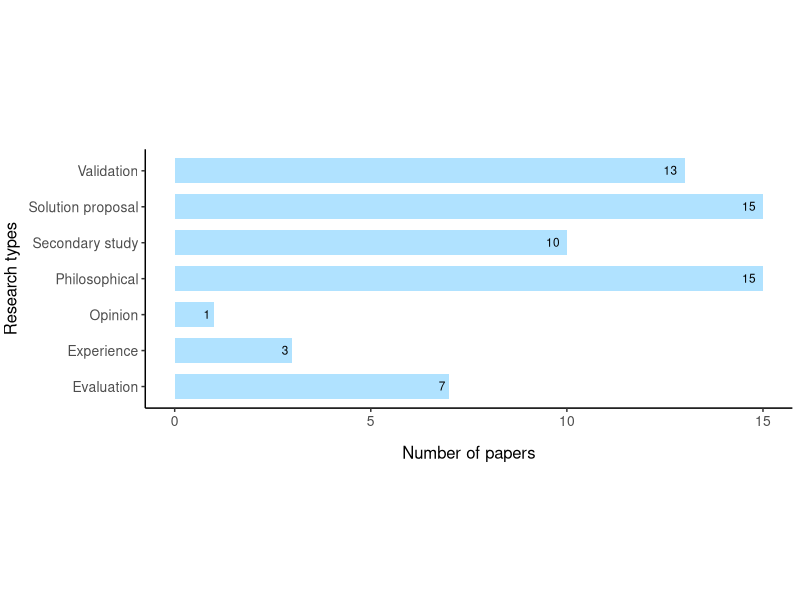
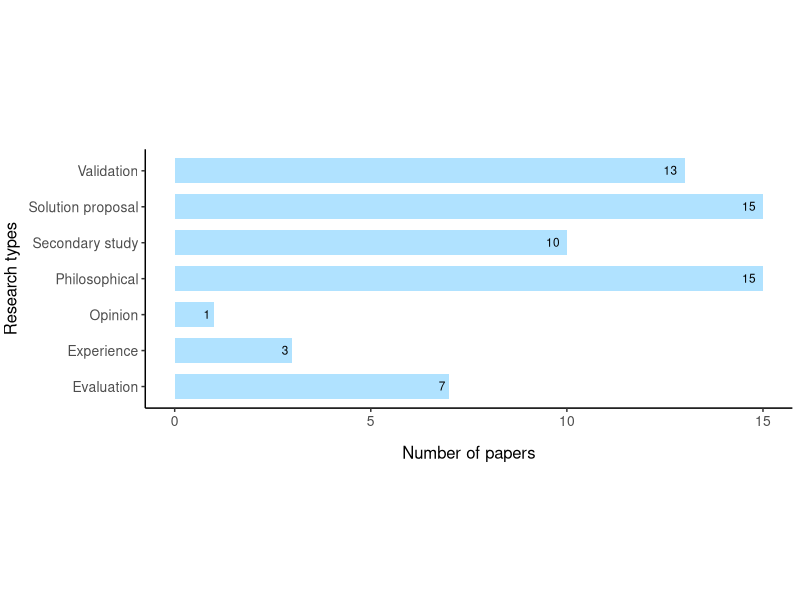

Generate these figures, in order, with R:
install.packages(c("ggplot2", "RColorBrewer"))

library(ggplot2)
library(RColorBrewer)

# Dataset
research_types <- c("Validation", "Evaluation", "Solution proposal", "Philosophical", "Opinion", "Experience", "Secondary study")
numpapers <- c(13, 7, 15, 15, 1, 3, 10)
data <- data.frame(research_types, numpapers)

# Bar chart
barchart <- ggplot(data, aes(x=research_types, y=numpapers)) + geom_bar(stat="identity", fill="lightskyblue1", width=0.7) + coord_flip() + geom_text(aes(label=numpapers), color="black", vjust=0.45, size=3.0, hjust=1.5) + labs(x="Research types", y="Number of papers") + theme_classic() + theme(axis.title.x=element_text(vjust=-2.0, size=12.0), axis.text.x=element_text(size=10.0), axis.title.y=element_text(vjust=2.0, size=12.0), axis.text.y=element_text(size=10.0), legend.position="none", aspect.ratio=0.4/1) + ylim(0, 15)
barchart

# Save to file
ggsave("plots/research-types.png", plot=barchart, device="png", dpi="print")